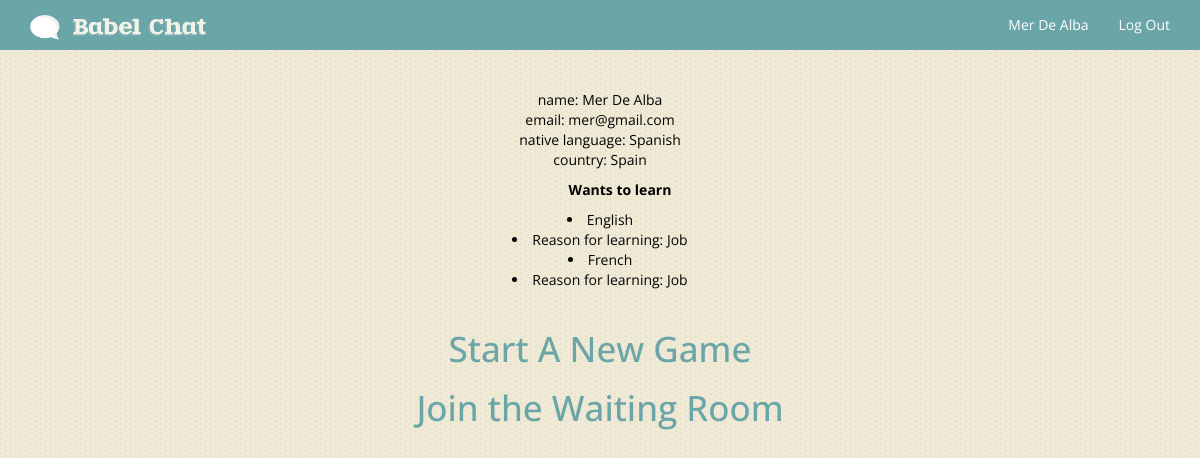
Screenshot of /profile (signed in) with the database file from the repository.
### model.py (models this page shows)
class User(Base):
    __tablename__ = "users"
    id = Column(Integer, primary_key = True)
    name = Column(String(64), nullable=False)
    email = Column(String(64), nullable=False)
    password = Column(String(64), nullable=False)
    mother_tongue_code = Column(String(64), ForeignKey("languages.language_code"))
    country_code = Column(String(64), ForeignKey("countries.country_code"))
    reason = Column(String(64), nullable=False)
    language = relationship("Language", backref=backref("native_speakers"))
    country = relationship("Country", backref=backref("users"))

class Language(Base):
    __tablename__ = "languages"
    language_code = Column(String(64), nullable=False, primary_key=True)
    language_name = Column(String(64), nullable=False)

class Country(Base):
    __tablename__ = "countries"
    country_code = Column(String(64), nullable=False, primary_key=True)
    country_name = Column(String(64), nullable=False)

class Language_desired(Base):
    __tablename__ = "languages_desired"
    id = Column(Integer, primary_key=True)
    user_id = Column(Integer, ForeignKey('users.id'))
    language_code = Column(String(64), ForeignKey('languages.language_code'))
    level = Column(String(64), nullable=False)
    user = relationship("User",backref=backref("Language_desired"))
    language = relationship("Language", backref=backref("Language_desired"))

### babel.py (the view)
@app.route("/profile")
def display_profile():
    user = dbsession.query(User).filter_by(name=session["login"]).first()
    print session
    return render_template("profile.html", user=user)

### templates/profile.html
{% extends 'base_in.html' %}
{% block body %}
<div id="profile_wrapper">
	<p>name: {{ user.name }} <br/>
	   email: {{ user.email }} <br/>
	   native language: {{ user.language.language_name }} <br/>
	   country: {{ user.country.country_name }} <br/>
	    <strong><ul>Wants to learn</ul></strong>
	   {% for lang in user.Language_desired %}
	        <li>{{ lang.language.language_name }}</li>
	        <li>Reason for learning: {{ user.reason }}</li>
	   {% endfor %}<br/>
	 </p>
	<h1 style="font-size: 35px; font-color: #000; !important"> <a href="/video_chat?start={{ user.mother_tongue_code }}">Start A New Game</a> </h1>
	<h1 style="font-size: 35px; font-color: #000; !important"> <a href="/video_chat">Join the Waiting Room</a> </h1>
</div>
{% endblock %}

### templates/base_in.html (shortened to what this page needs)
<!DOCTYPE HTML>
<html lang="en">
<head>
    <link href="../static/css/bootstrap.min.css" rel="stylesheet">
    <link href="../static/css/cover.css" rel="stylesheet">
    <link href="../static/css/signin.css" rel="stylesheet">
    <link href="../static/css/custom.css" rel="stylesheet">
</head>
<body>
    <nav class="navbar navbar-inverse navbar-fixed-top signupnav" role="navigation">
      <div class="container">
        <div class="navbar-header">
          <a class="navbar-brand" href="/"><img src="../static/img/sm_logo.png" height="25px"></a>
        </div>
        <div id="navbar" class="navbar-collapse collapse">
          <ul class="nav navbar-nav navbar-right">
            {% if session.get("login", False) %}
                <li class=""><a href="/profile">{{ session['login'] }}<span class='sr-only'>(current)</span></a></li>
              {% endif %}
              {% if session.get("login", False) %}
                  <li><a href="/logout">Log Out</a></li>
               {% else %}
                  <li><a href="/">Log In</a></li>
                {% endif %}
          </ul>
        </div>
      </div>
    </nav>
        {% block body %}{% endblock %}
    </body>
</html>

### static/css/cover.css (style rules this page uses)
a, a:focus, a:hover { color: #fff; }
body { height: 100%; background-color: #f3eedd; background-image: url("../img/sprinkles.png"); color: #fff; text-align: center; }

### static/css/signin.css (style rules this page uses)
body { padding-top: 40px; padding-bottom: 40px; background-color: ; }
.signupnav { background-color: #6aa5a8 !important; }

### static/css/custom.css (style rules this page uses)
html, body, h1, h2, h3, h4, h5, h6, p { font-family: "Open Sans" !important; }
.navbar { max-height: 35px; !important }
.navbar-inverse { background-color: #e9a34d; color: #fff; !important }
.navbar-nav>li>a { color: #fff; !important }
.navbar-inverse .navbar-collapse, .navbar-inverse .navbar-form { border-color: none !important; }
.navbar-inverse { border: none !important; }
.navbar-inverse .navbar-brand { color: #fff; }
.navbar-inverse .navbar-nav>li>a { color: #fff; }
#profile_wrapper { margin-top: 50px; color: #000; }
#profile_wrapper p { color: #000; !important }
a, a:focus, a:hover { color: #6aa5a8; }

### rows the page displays
User: login "Mer De Alba", name "Mer De Alba", email "mer@gmail.com", reason "Job"
Language: language.language_name "Spanish"
Country: country.country_name "Spain"
Language_desired: language.language_name "English"
Language_desired: language.language_name "French"
